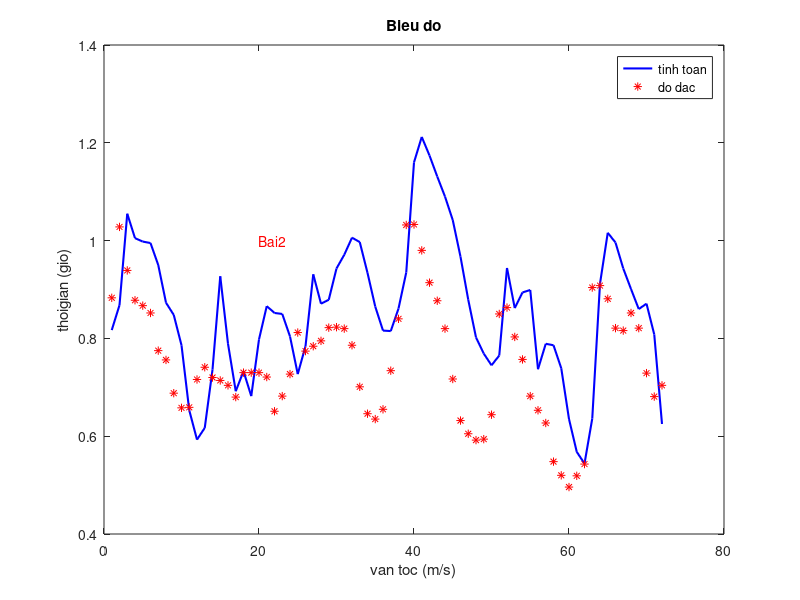

Recreate this plot in MATLAB.
clc,clear
U=load('U_tinh_toan.txt');
x1=U(:,1);
y1=U(:,2);
plot(x1,y1,'-b','linewidth',1.5); hold on
U1=load('U_do_dac.txt');
x2=U1(:,1);
y2=U1(:,2);
plot(x2,y2,'*r');
title('Bieu do');
text(20,1,'Bai2','color','r')
ylabel('thoigian (gio)');
xlabel('van toc (m/s)');
legend('tinh toan','do dac');